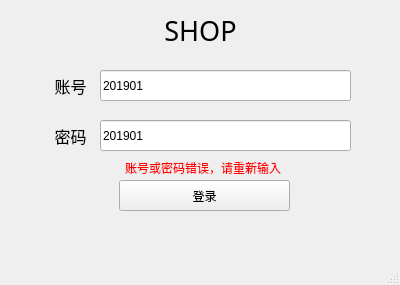
<?xml version="1.0" encoding="UTF-8"?>
<ui version="4.0">
 <class>WLogin</class>
 <widget class="QMainWindow" name="WLogin">
  <property name="geometry">
   <rect>
    <x>0</x>
    <y>0</y>
    <width>400</width>
    <height>285</height>
   </rect>
  </property>
  <property name="windowTitle">
   <string>MainWindow</string>
  </property>
  <widget class="QWidget" name="centralwidget">
   <widget class="QLabel" name="label_3">
    <property name="geometry">
     <rect>
      <x>160</x>
      <y>10</y>
      <width>81</width>
      <height>41</height>
     </rect>
    </property>
    <property name="font">
     <font>
      <family>Adobe 黑体 Std R</family>
      <pointsize>20</pointsize>
     </font>
    </property>
    <property name="text">
     <string>SHOP</string>
    </property>
    <property name="alignment">
     <set>Qt::AlignCenter</set>
    </property>
   </widget>
   <widget class="QLineEdit" name="lineEdit_2">
    <property name="geometry">
     <rect>
      <x>100</x>
      <y>120</y>
      <width>251</width>
      <height>31</height>
     </rect>
    </property>
    <property name="text">
     <string>201901</string>
    </property>
   </widget>
   <widget class="QPushButton" name="pushButton">
    <property name="geometry">
     <rect>
      <x>119</x>
      <y>180</y>
      <width>171</width>
      <height>31</height>
     </rect>
    </property>
    <property name="cursor">
     <cursorShape>PointingHandCursor</cursorShape>
    </property>
    <property name="text">
     <string>登录</string>
    </property>
   </widget>
   <widget class="QLabel" name="label">
    <property name="geometry">
     <rect>
      <x>40</x>
      <y>70</y>
      <width>61</width>
      <height>31</height>
     </rect>
    </property>
    <property name="font">
     <font>
      <family>Adobe 宋体 Std L</family>
      <pointsize>12</pointsize>
     </font>
    </property>
    <property name="text">
     <string>账号</string>
    </property>
    <property name="alignment">
     <set>Qt::AlignCenter</set>
    </property>
   </widget>
   <widget class="QLabel" name="label_2">
    <property name="geometry">
     <rect>
      <x>40</x>
      <y>120</y>
      <width>61</width>
      <height>31</height>
     </rect>
    </property>
    <property name="font">
     <font>
      <family>Adobe 宋体 Std L</family>
      <pointsize>12</pointsize>
     </font>
    </property>
    <property name="text">
     <string>密码</string>
    </property>
    <property name="alignment">
     <set>Qt::AlignCenter</set>
    </property>
   </widget>
   <widget class="QLineEdit" name="lineEdit">
    <property name="geometry">
     <rect>
      <x>100</x>
      <y>70</y>
      <width>251</width>
      <height>31</height>
     </rect>
    </property>
    <property name="text">
     <string>201901</string>
    </property>
   </widget>
   <widget class="QLabel" name="label_error">
    <property name="geometry">
     <rect>
      <x>125</x>
      <y>160</y>
      <width>161</width>
      <height>16</height>
     </rect>
    </property>
    <property name="styleSheet">
     <string notr="true">color: rgb(255, 0, 0);</string>
    </property>
    <property name="text">
     <string>账号或密码错误，请重新输入</string>
    </property>
   </widget>
  </widget>
  <widget class="QMenuBar" name="menubar">
   <property name="geometry">
    <rect>
     <x>0</x>
     <y>0</y>
     <width>400</width>
     <height>21</height>
    </rect>
   </property>
  </widget>
  <widget class="QStatusBar" name="statusbar"/>
 </widget>
 <resources/>
 <connections/>
</ui>
